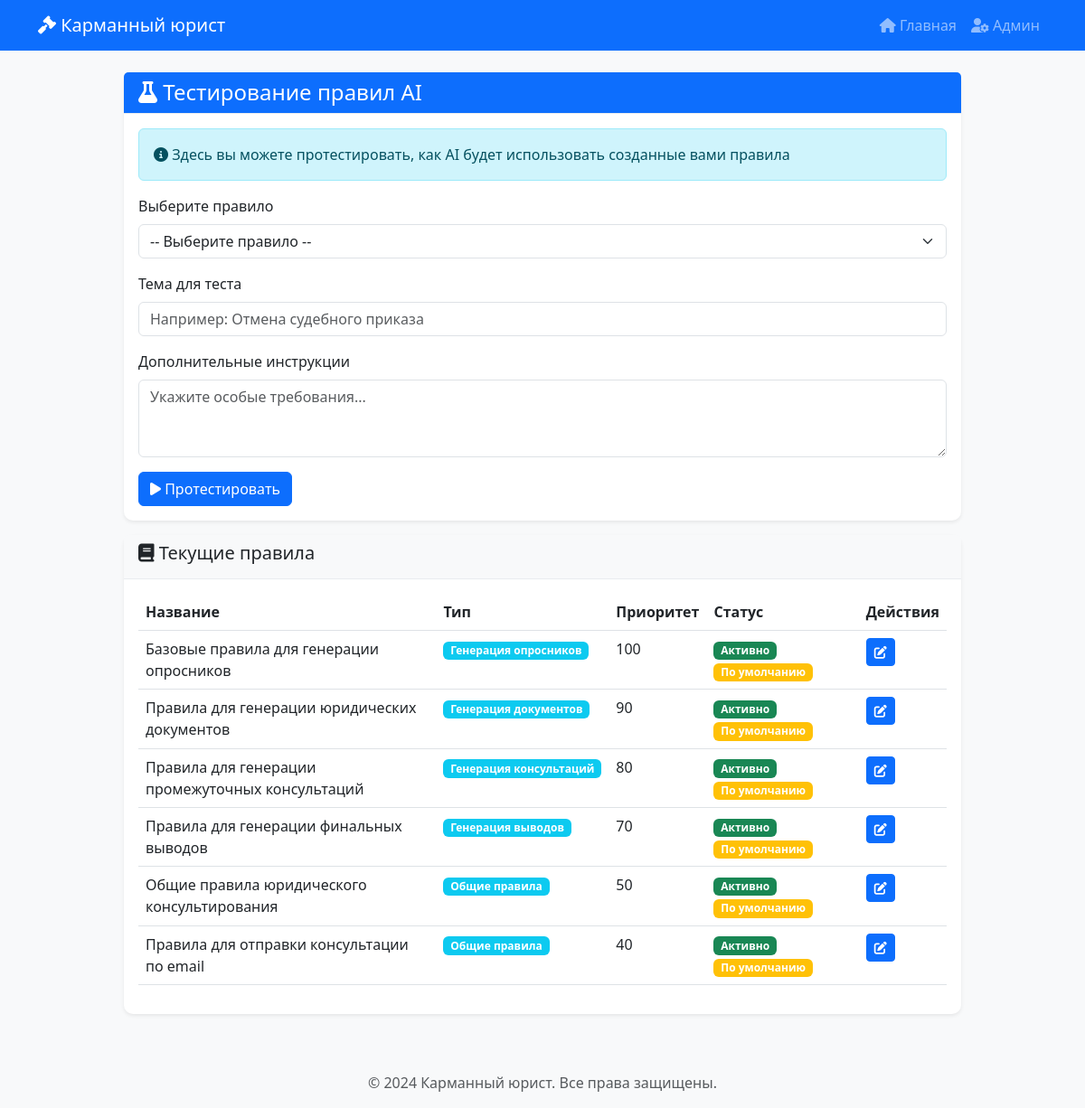
/admin-test-rules/ (signed in), run on the app's committed database.
### core/models.py (models this page shows, shortened)
class AIRules(models.Model):
    RULE_TYPES = [
        ('questionnaire', 'Генерация опросников'),
        ('consultation', 'Генерация консультаций'),
        ('document', 'Генерация документов'),
        ('conclusion', 'Генерация выводов'),
        ('general', 'Общие правила'),
    ]
    name = models.CharField('Название правила', max_length=200)
    rule_type = models.CharField('Тип правила', max_length=20, choices=RULE_TYPES, default='general')
    description = models.TextField('Описание', blank=True)
    rules_text = models.TextField(
        'Свод правил',
        help_text='Инструкция для AI. Используйте {{ topic }}, {{ category }} для подстановки'
    )
    prompt_template = models.TextField(
        'Шаблон промпта',
        help_text='Шаблон запроса к AI. Используйте {{ rules }} для вставки правил, {{ topic }} для темы',
        blank=True
    )
    examples = models.JSONField(
        'Примеры',
        default=list,
        help_text='Примеры для обучения AI (few-shot)',
        blank=True
    )
    variables = models.JSONField('Переменные', default=list, blank=True)
    priority = models.IntegerField('Приоритет', default=0)
    is_active = models.BooleanField('Активно', default=True)
    is_default = models.BooleanField('По умолчанию', default=False)
    created_at = models.DateTimeField('Дата создания', auto_now_add=True)
    updated_at = models.DateTimeField('Дата обновления', auto_now=True)
    class Meta:
        verbose_name = 'Правило для AI'
        verbose_name_plural = 'Правила для AI'
        ordering = ['-priority', 'name']

### core/views.py (the view)
# urls.py: path('admin-test-rules/', views.admin_test_rules, name='admin_test_rules'),
@login_required
def admin_test_rules(request):
    if not request.user.is_staff:
        return redirect('core:admin_login')
    rules = AIRules.objects.filter(is_active=True)
    return render(request, 'admin/test_rules.html', {'rules': rules})

### core/templates/admin/test_rules.html (shortened to what this page needs)
{% extends 'base.html' %}
{% load static %}
{% block content %}
<div class="container mt-4">
    <div class="row justify-content-center">
        <div class="col-lg-10">
            <div class="card shadow-sm">
                <div class="card-header bg-primary text-white">
                    <h4 class="mb-0"><i class="fas fa-flask"></i> Тестирование правил AI</h4>
                </div>
                <div class="card-body">
                    <div class="alert alert-info">
                        <i class="fas fa-info-circle"></i>
                        Здесь вы можете протестировать, как AI будет использовать созданные вами правила
                    </div>
                    <form id="testRulesForm">
                        <div class="mb-3">
                            <label class="form-label">Выберите правило</label>
                            <select id="ruleSelect" class="form-select">
                                <option value="">-- Выберите правило --</option>
                            </select>
                        </div>
                        <div class="mb-3">
                            <label class="form-label">Тема для теста</label>
                            <input type="text" id="testTopic" class="form-control"
                                   placeholder="Например: Отмена судебного приказа">
                        </div>
                        <div class="mb-3">
                            <label class="form-label">Дополнительные инструкции</label>
                            <textarea id="testInstructions" class="form-control" rows="3"
                                      placeholder="Укажите особые требования..."></textarea>
                        </div>
                        <button type="submit" class="btn btn-primary">
                            <i class="fas fa-play"></i> Протестировать
                        </button>
                    </form>
                </div>
            </div>
            <div class="card mt-3">
                <div class="card-header">
                    <h5><i class="fas fa-book"></i> Текущие правила</h5>
                </div>
                <div class="card-body">
                    <div class="table-responsive">
                        <table class="table table-hover">
                            <thead>
                                <tr>
                                    <th>Название</th>
                                    <th>Тип</th>
                                    <th>Приоритет</th>
                                    <th>Статус</th>
                                    <th>Действия</th>
                                </tr>
                            </thead>
                            <tbody>
                                {% for rule in rules %}
                                <tr>
                                    <td>{{ rule.name }}</td>
                                    <td><span class="badge bg-info">{{ rule.get_rule_type_display }}</span></td>
                                    <td>{{ rule.priority }}</td>
                                    <td>
                                        {% if rule.is_active %}
                                        <span class="badge bg-success">Активно</span>
                                        {% else %}
                                        <span class="badge bg-danger">Неактивно</span>
                                        {% endif %}
                                        {% if rule.is_default %}
                                        <span class="badge bg-warning">По умолчанию</span>
                                        {% endif %}
                                    </td>
                                    <td>
                                        <a href="/admin/core/airules/{{ rule.id }}/change/" class="btn btn-sm btn-primary">
                                            <i class="fas fa-edit"></i>
                                        </a>
                                    </td>
                                </tr>
                                {% empty %}
                                <tr>
                                    <td colspan="5" class="text-center text-muted">Нет созданных правил</td>
                                </tr>
                                {% endfor %}
                            </tbody>
                        </table>
                    </div>
                </div>
            </div>
        </div>
    </div>
</div>
{% endblock %}

### core/static/css/style.css (style rules this page uses)
body { font-family: 'Segoe UI', Tahoma, Geneva, Verdana, sans-serif; background-color: #f8f9fa; }
.card { box-shadow: 0 0.125rem 0.25rem rgba(0, 0, 0, 0.075); border: none; border-radius: 10px; }
.card-header { background-color: #f8f9fa; border-bottom: 1px solid #e9ecef; }

### data on the page
AIRules: name "Базовые правила для генерации опросников", rule_type "Генерация опросников", priority "100", is_active "Активно", is_default "По умолчанию"
AIRules: name "Правила для генерации юридических документов", rule_type "Генерация документов", priority "90", is_active "Активно", is_default "По умолчанию"
AIRules: name "Правила для генерации промежуточных консультаций", rule_type "Генерация консультаций", priority "80", is_active "Активно", is_default "По умолчанию"
AIRules: name "Правила для генерации финальных выводов", rule_type "Генерация выводов", priority "70", is_active "Активно", is_default "По умолчанию"
AIRules: name "Общие правила юридического консультирования", rule_type "Общие правила", priority "50", is_active "Активно", is_default "По умолчанию"
AIRules: name "Правила для отправки консультации по email", rule_type "Общие правила", priority "40", is_active "Активно", is_default "По умолчанию"
